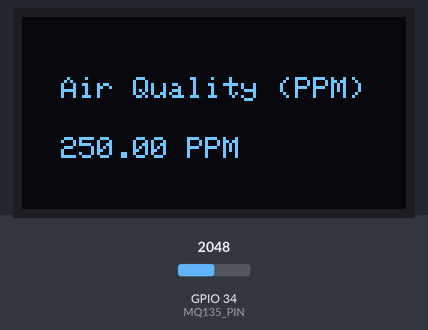
The sketch below on a simulated ESP32. Parts: 128×64 one-colour display. The test bench sets the inputs (shaded band); at power-on: GPIO 34 (MQ135_PIN) = 2048.

Above: at 1.8 s.
1.9 s: GPIO 34 (MQ135_PIN) set to 2866
At 2.6 s:
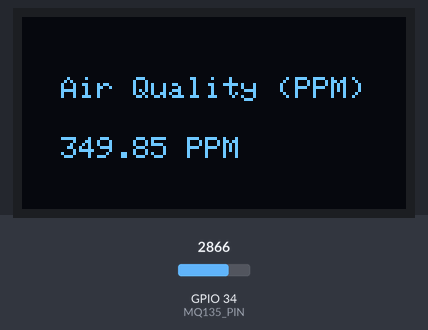
3.6 s: GPIO 34 (MQ135_PIN) set to 3603
At 4.8 s:
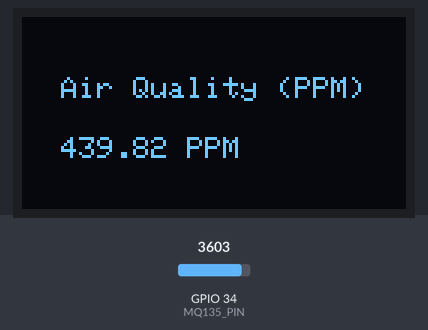
5.6 s: GPIO 34 (MQ135_PIN) set to 4095
At 7.0 s:
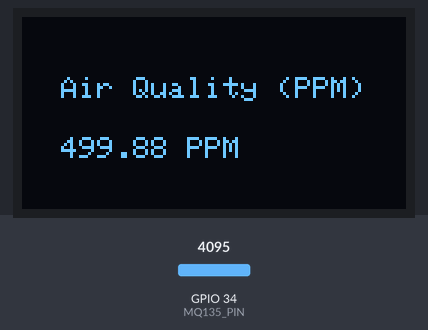
Timing chart, 0 to 8.6 s (numbered marks = the images above; inputs shaded):
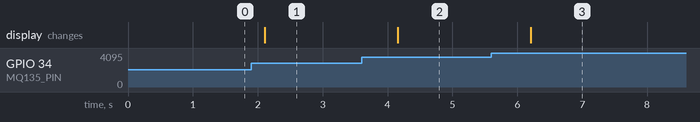

The sketch:

AQI-Tracker.ino
```cpp
#include <Wire.h>
#include <Adafruit_GFX.h>
#include <Adafruit_SSD1306.h>

const int OLED_ADDR = 0x3C;
const int OLED_WIDTH = 128; //Change this according to your display's WIDTH
const int OLED_HEIGHT = 64; //Change this according to your display's HEIGHT
const int MQ135_PIN = 34;

Adafruit_SSD1306 display(OLED_WIDTH, OLED_HEIGHT, &Wire, -1);

void setup() {
  Wire.begin();
  display.begin(SSD1306_SWITCHCAPVCC, OLED_ADDR);
  display.clearDisplay();
  display.setTextSize(1);
  display.setTextColor(WHITE);
}

void loop() {
  int16_t x, y;
  uint16_t w, h;
  display.getTextBounds("Air Quality (PPM)", 0, 0, &x, &y, &w, &h);
  int airQualityX = (OLED_WIDTH / 2) - (w / 2);

  // Read the output from the MQ135 sensor
  int mq135Value = analogRead(MQ135_PIN);

  // Check for sensor error
  if (mq135Value < 0 || mq135Value > 4096) {
    display.clearDisplay();
    display.setCursor(0, 0);
    display.print("Sensor Error!");
    display.display();
    delay(1000);
    return;
  }

  // Convert the analog value to a concentration in PPM (parts per million)
  // Also used for calibrating the sensor, comment out "* ((1000.0 / 4096) * <your coefficient>);" when testing.
  // I used 1.2 with mine but you will have to find out your sensor's coefficient yourself!
  float ppmConcentration = mq135Value* (500.0 / 4096); //remove the ";" and everything upto the comment ending(\\) once you have your <Coefficient Value>, remember to add another "(" before "(500.0 / 4096);"]\\ * <Coefficient Value>);

  // Display the concentration on the OLED display
  display.clearDisplay();
  display.setCursor(airQualityX, 20);
  display.print("Air Quality (PPM)");
  display.setCursor(airQualityX, 40);
  display.print(ppmConcentration);
  display.print(" PPM");
  display.display();

  delay(1000);
}
```

Measured:
- after the input at 1.9 s, the display: changes after 0.21 s (image 1)
- after the input at 3.6 s, the display: changes after 0.56 s (image 2)
- after the input at 5.6 s, the display: changes after 0.61 s (image 3)
